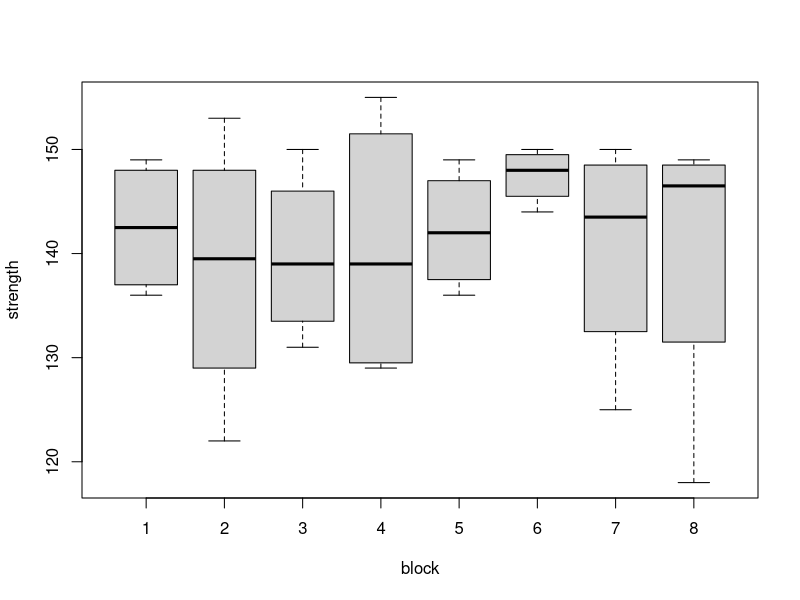
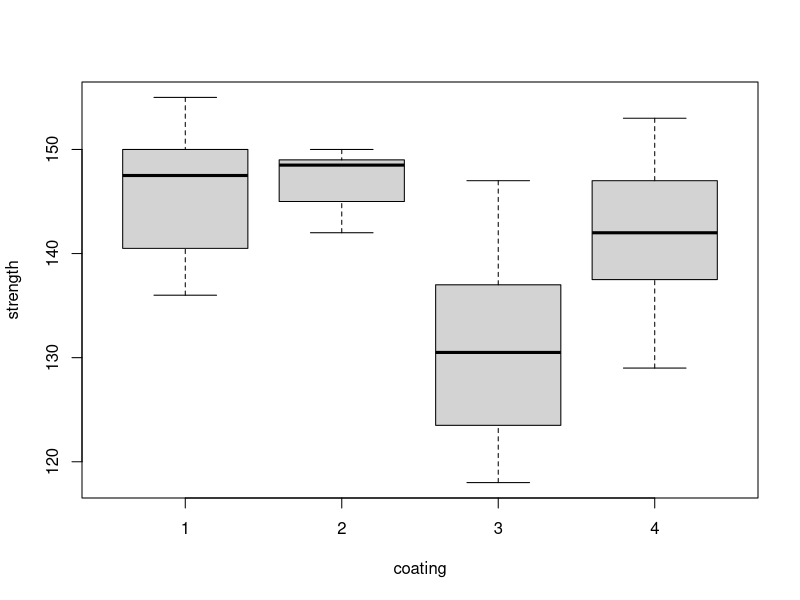
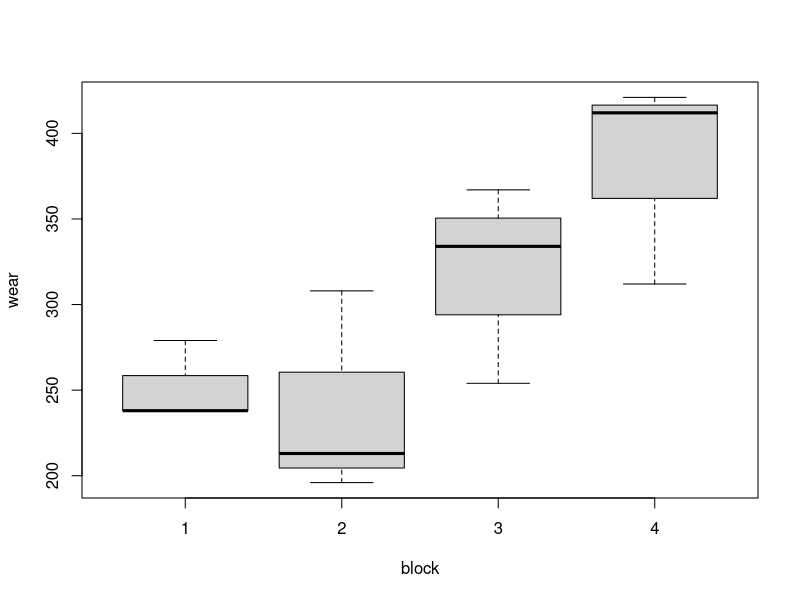
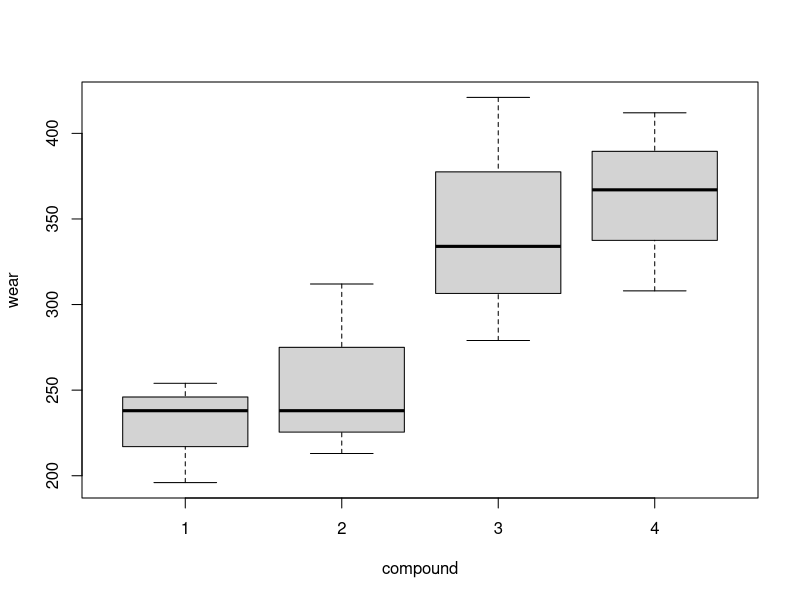

These figures' R source, in order:
## ---- chunk 1
bar <- data.frame(coating = rep(factor(1:4), 8),
                   block = rep(factor(1:8), rep(4, 8)), 
                   strength = c(136, 147, 138, 149, 136, 143, 122, 153, 150, 142, 131, 136,
                                   155, 148, 130, 129, 145, 149, 136, 139, 150, 149, 147, 144,
                                   147, 150, 125, 140, 148, 149, 118, 145)
                     )
knitr::kable(
 tidyr::pivot_wider(bar, names_from = coating, values_from = strength),
 col.names = c("Block", paste("Coating", 1:4)),
 caption = "Steel bar experiment: tensile strength values (kliograms per square inch, ksi) from steel bars with four different coatings."
)
## ---- chunk 2
boxplot(strength ~ block, data = bar)
boxplot(strength ~ coating, data = bar)
## ---- chunk 3
tyre <- data.frame(compound = as.factor(c(1, 2, 3, 1, 2, 4, 1, 3, 4, 2, 3, 4)),
                   block = rep(factor(1:4), rep(3, 4)), 
                   wear = c(238, 238, 279, 196, 213, 308, 254, 334, 367, 312, 421, 412)
                     )
options(knitr.kable.NA = '')
knitr::kable(
 tidyr::pivot_wider(tyre, names_from = compound, values_from = wear),
 col.names = c("Block", paste("Compound", 1:4)),
 caption = "Tyre experiment: relative wear measurements (unitless) from tires made with four different rubber compounds."
)
## ---- chunk 4
boxplot(wear ~ block, data = tyre)
boxplot(wear ~ compound, data = tyre)
## ---- chunk 5
bar.lm <- lm(strength ~ block + coating, data = bar)
anova(bar.lm)
## ---- chunk 6
tyre.lm <- lm(wear ~ block + compound, data = tyre)
anova(tyre.lm)
